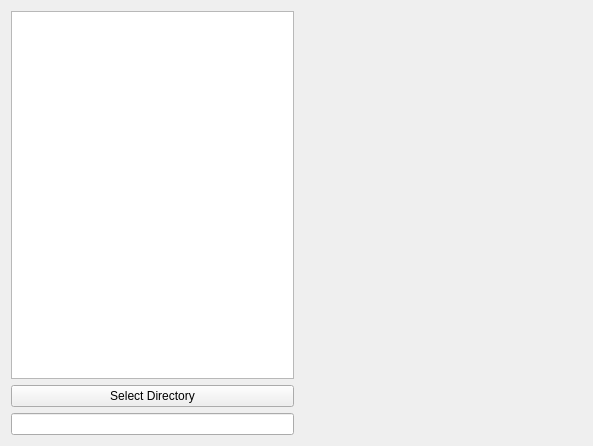
<?xml version="1.0" encoding="UTF-8"?>
<ui version="4.0">
 <class>Form</class>
 <widget class="QWidget" name="Form">
  <property name="geometry">
   <rect>
    <x>0</x>
    <y>0</y>
    <width>593</width>
    <height>446</height>
   </rect>
  </property>
  <property name="windowTitle">
   <string>Form</string>
  </property>
  <layout class="QGridLayout" name="gridLayout">
   <item row="0" column="0">
    <layout class="QVBoxLayout" name="verticalLayout_2">
     <item>
      <widget class="QTreeView" name="treeView"/>
     </item>
     <item>
      <widget class="QPushButton" name="selDirButton">
       <property name="text">
        <string>Select Directory</string>
       </property>
      </widget>
     </item>
     <item>
      <widget class="QLineEdit" name="fileEdit"/>
     </item>
    </layout>
   </item>
   <item row="0" column="1">
    <widget class="QSplitter" name="splitter">
     <property name="orientation">
      <enum>Qt::Horizontal</enum>
     </property>
     <widget class="Canvas" name="canvas" native="true">
      <property name="sizePolicy">
       <sizepolicy hsizetype="Preferred" vsizetype="Preferred">
        <horstretch>1</horstretch>
        <verstretch>0</verstretch>
       </sizepolicy>
      </property>
      <property name="minimumSize">
       <size>
        <width>100</width>
        <height>0</height>
       </size>
      </property>
     </widget>
    </widget>
   </item>
  </layout>
 </widget>
 <customwidgets>
  <customwidget>
   <class>Canvas</class>
   <extends>QWidget</extends>
   <header>pcot.ui.canvas</header>
   <container>1</container>
  </customwidget>
 </customwidgets>
 <resources/>
 <connections/>
</ui>
